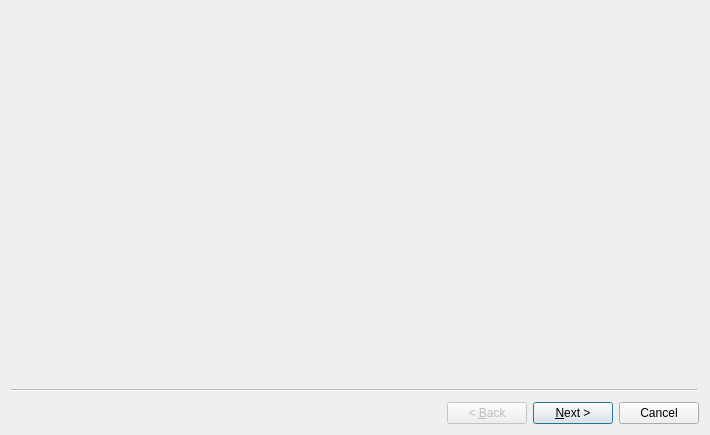
<?xml version="1.0" encoding="UTF-8"?>
<ui version="4.0">
 <class>Wizard</class>
 <widget class="QWizard" name="Wizard">
  <property name="geometry">
   <rect>
    <x>0</x>
    <y>0</y>
    <width>710</width>
    <height>435</height>
   </rect>
  </property>
  <property name="windowTitle">
   <string>Wizard</string>
  </property>
  <widget class="QWizardPage" name="wizardPage1"/>
  <widget class="QWizardPage" name="wizardPage2">
   <widget class="QWidget" name="formLayoutWidget">
    <property name="geometry">
     <rect>
      <x>130</x>
      <y>50</y>
      <width>251</width>
      <height>221</height>
     </rect>
    </property>
    <layout class="QFormLayout" name="formLayout">
     <item row="0" column="1">
      <widget class="QLineEdit" name="lineEdit"/>
     </item>
     <item row="1" column="0">
      <widget class="QLabel" name="label_2">
       <property name="text">
        <string>学号(&amp;e)</string>
       </property>
       <property name="buddy">
        <cstring>lineEdit_2</cstring>
       </property>
      </widget>
     </item>
     <item row="1" column="1">
      <widget class="QLineEdit" name="lineEdit_2"/>
     </item>
     <item row="2" column="0">
      <widget class="QLabel" name="label_3">
       <property name="text">
        <string>简介(&amp;y)</string>
       </property>
       <property name="buddy">
        <cstring>textEdit</cstring>
       </property>
      </widget>
     </item>
     <item row="2" column="1">
      <widget class="QTextEdit" name="textEdit"/>
     </item>
     <item row="0" column="0">
      <widget class="QLabel" name="label">
       <property name="text">
        <string>姓名(&amp;t)</string>
       </property>
       <property name="buddy">
        <cstring>lineEdit</cstring>
       </property>
      </widget>
     </item>
    </layout>
   </widget>
  </widget>
 </widget>
 <resources/>
 <connections/>
</ui>
